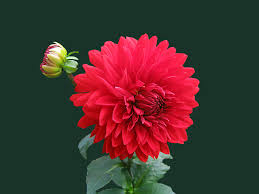
#> input picture Image/srity.jpg, 259 x 194 px
$ python '4(a).py'
#> lines starting #> are read from the running program, lines starting #| are printed output that depends on the picture
import cv2 as cv
import numpy as np
import matplotlib.pyplot as plt

image = cv.imread('Image/srity.jpg',cv.IMREAD_GRAYSCALE)
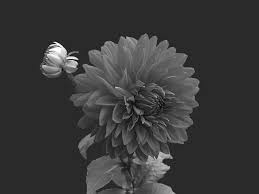
#> image: shape (194, 259); min 0, max 255, mean 57
image = cv.resize(image,(512,512))
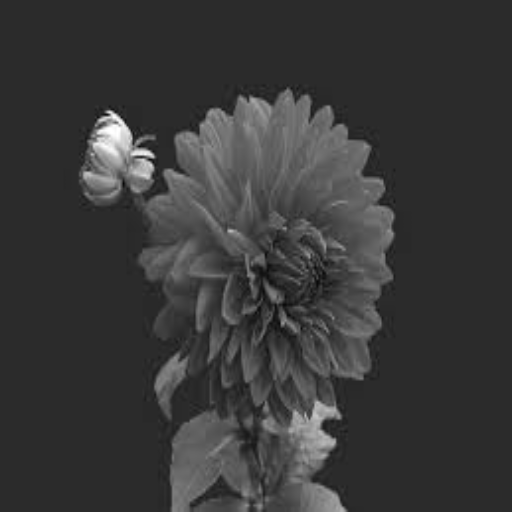
#> image: shape (512, 512); min 6, max 255, mean 56.9

row,column = image.shape
#> row = 512; column = 512
mean_of_distribution = 0
standard_deviation = 25
noise = np.random.normal(mean_of_distribution,standard_deviation,image.shape).astype(np.uint8)


noise_image = cv.add(image,noise)
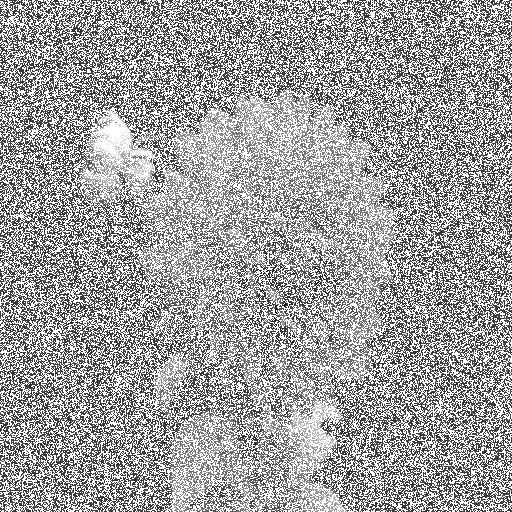
#> noise_image: shape (512, 512); min 8, max 255, mean 162.2

FFT_image = np.fft.fftshift(np.fft.fft2(noise_image)) #2D DFT

D0 = 10 #d0 = cut-off frequency
filter_order = 4

def gaussian_filter(FFT_image):
    m,n = FFT_image.shape
#> m = 512; n = 512
    gaussian_image = np.zeros((m,n))

    for u in range(m):
        for v in range(n):
            D = np.sqrt((u-m/2)**2+(v-n/2)**2)
            gaussian_image[u,v] = np.exp(-((D**2)/(2*D0**2)))
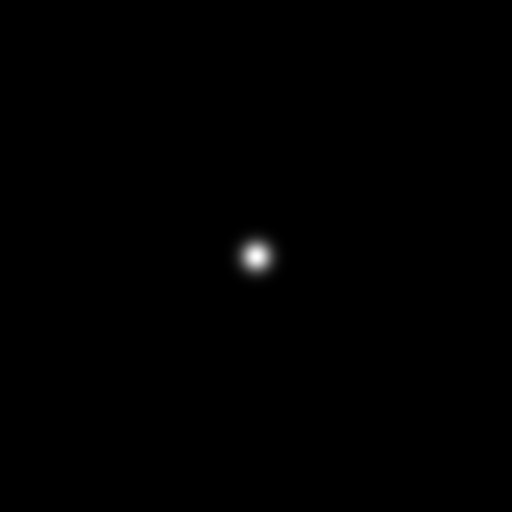
#> gaussian_image: shape (512, 512) float64; min 2.4e-285, max 1, mean 0.0024

    gaussian_constant = gaussian_image*FFT_image
    gaussian_image = np.abs(np.fft.ifft2(gaussian_constant))
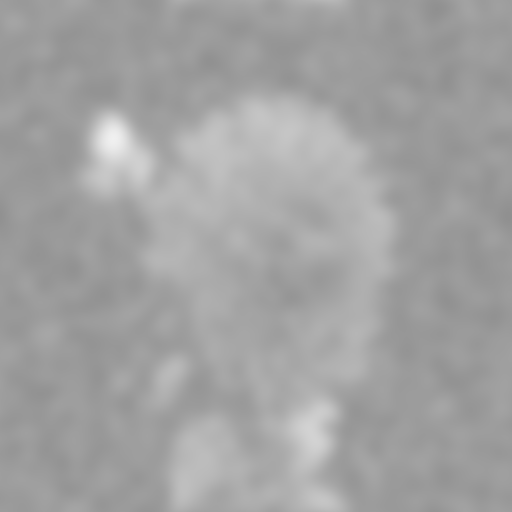
#> gaussian_image: shape (512, 512) float64; min 144.3, max 240.2, mean 162.2
    gaussian_image = gaussian_image/255
    return  gaussian_image

def butterworth_filter(FFT_image):
    m, n = FFT_image.shape
#> m = 512; n = 512
    Butterworth_image = np.zeros((m, n))
    for u in range(m):
        for v in range(n):
            D = np.sqrt((u - m / 2) ** 2 + (v - n / 2) ** 2)
            Butterworth_image[u, v] = 1 / (1 + (D / D0) ** (2 * filter_order))
    Butterworth_image = FFT_image * Butterworth_image
    Butterworth_image = np.abs(np.fft.ifft2(Butterworth_image))
    Butterworth_image = Butterworth_image / 255
    return Butterworth_image

plt.subplot(131)
plt.imshow(image,cmap='gray')
plt.title('Original Image')

plt.subplot(132)
plt.imshow(gaussian_filter(FFT_image),cmap='gray')
plt.title('Gaussian Filter Image')

plt.subplot(133)
plt.imshow(butterworth_filter(FFT_image),cmap='gray')
plt.title('Butterworth Filter Image')

plt.tight_layout()
plt.show()
